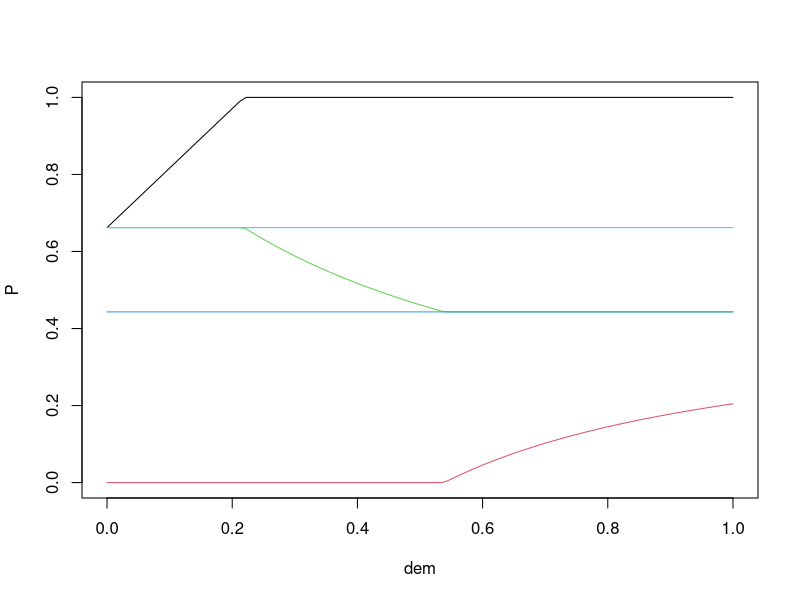

Recreate this plot in R.
rm(list=ls())
model = function (
    C   = NULL,
    dc  = NULL,
    dv  = NULL,
    eps = NULL,
    num.increments = 100){

  # C = 2
  # dc = 0.7
  # dv = 0.6
  # eps = 0.6
  # num.increments = 100


  CF = C*(C * dc)    / (( (C * dc) * (1-eps)) +  ( (C * (1-dc))* eps)  )
  CL = C*(C * (1-dc))/ (( (C * dc) * (1-eps)) +  ( (C * (1-dc))* eps)  )
  VF = (1-dv)/ (( dv * eps    ) +  ( (1-dv)*  (1-eps))  )
  VL = dv    / (( dv * eps    ) +  ( (1-dv)*  (1-eps))  )
  VLtil= VL/CL
  VFtil= VF/CF

  dem = seq(0,1,length.out = num.increments)
  leadercontrol =  (eps * (1-VLtil)) /  ((1-eps)*VLtil)
  followercontrol = (eps * (1-VFtil)) / ((1-eps)*VFtil)
  mat=NULL
  for ( i in 1:length( dem)){
    #i=1
    oga = dem[i]


    ## PL
    if ( oga <
         (eps * (1-VLtil)) /  # LEADER POWER -  proportion leaders and difference between 1 and VLtil
         ((1-eps)*VLtil)  # FOLLOWER POWER - proportion followers times the difference between 0 and VLtil
    ){
      PL = VLtil *  ( 1 + (((1-eps)/eps)*oga) )
    } else {
      PL = 1
    }
    ## PF
    if ( oga <
         (eps * (1-VFtil)) /  # LEADER POWER -  proportion leaders and difference between 1 and VFtil
         ((1-eps)*VFtil)  # FOLLOWER POWER - proportion followers times the difference between 0 and VFtil
    ){
      PF = 0
    } else {
      PF = VFtil - ((eps * (1-VFtil))/((1-eps)*oga))
    }
    ## P
    if ( oga < leadercontrol ){
      P = VLtil
    }
    if  ( leadercontrol <= oga & oga <= followercontrol){
      P = eps /  ( eps + oga * (1- eps) )
    }
    if ( followercontrol < oga){
      P = VFtil
    }
    mat = rbind ( mat , c ( PL= PL,PF = PF,P= P,VFtil=VFtil,VLtil=VLtil))
  }
  return(list ( mat,dem))
}
mat = model(C=2, dc=0.55, dv=0.55, eps=0.3)
dem = mat[[2]]
mat = mat[[1]]
plot ( mat [,1]~dem, col = 1 , ylim = c(0,1), type = "l",ylab="P")
for ( i in 2:ncol(mat)){
 lines( mat [,i]~dem, col = i , ylim = c(0,1), type = "l")
}
